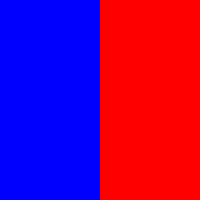
Frame 1 (no input)
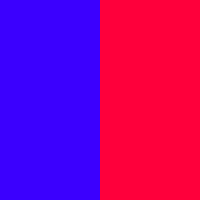
Frame 60 (the mouse pressed at the canvas centre just before this capture)
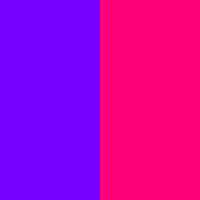
Frame 120 (the mouse held since frame 60 and released just before this capture)

The Processing sketch that drew these frames (run headless with seeded random() and noise(); from frame 60 on, the mouse is pressed at the canvas centre):

// Processing sketch: example_5_7
// ── example_5_7.pde
float c1=0;
float c2=255;

float c1Change=1;
float c2Change=-1;

void setup(){
  size(200,200);
}

void draw(){
  noStroke();
  
  //draw rectangular on left
  fill(c1, 0, c2);
  rect(0,0,100,200);
  
  //draw the rectangluar on the right
  fill(c2,0,c1);
  rect(100,0,100,200);
  
  //adjust color values
  c1=c1+c1Change;
  c2=c2+c2Change;
  
  //reverse direction color change
  if(c1<0||c1>255)
    c1Change *=-1;
   
   if(c2<0||c2>255);
   c2Change*=-1;
   
}
